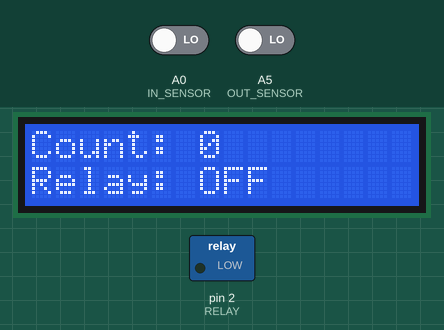
A sketch run on a simulated Arduino Uno, built with avr-gcc and run on an emulated ATmega328P. On the bench: 16×2 character LCD, switched loads named in the sketch (green lamp = pin HIGH). The test bench sets the inputs (shaded band); at power-on: A0 (IN_SENSOR) LOW, A5 (OUT_SENSOR) LOW.

Above: at 3.2 s.
3.3 s: A0 (IN_SENSOR) driven HIGH
At 3.47 s:
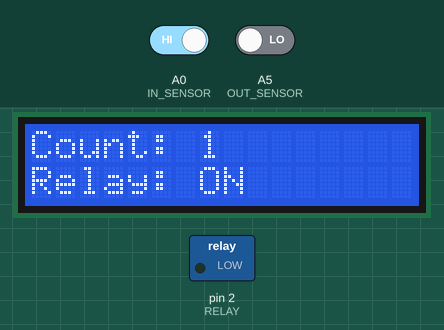
At 4.7 s:
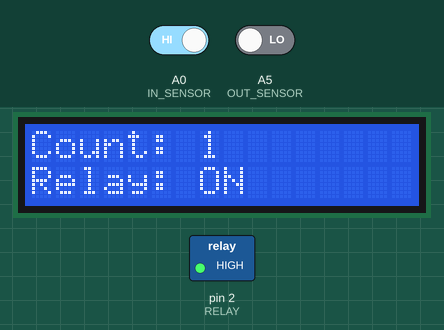
5.1 s: A5 (OUT_SENSOR) driven HIGH
At 5.28 s:
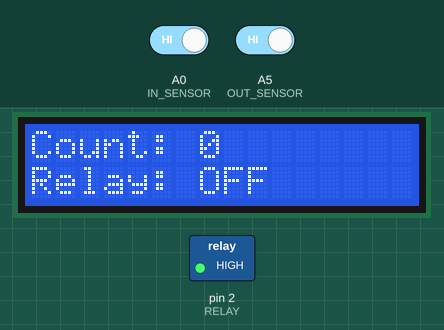
Timing chart, 0 to 8.1 s (numbered marks = the images above; inputs shaded):
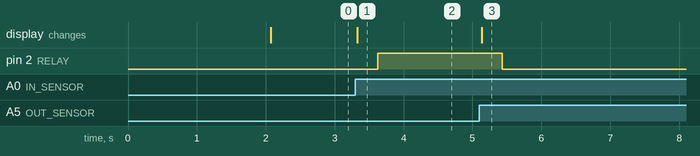

The sketch:

smart_classroom.ino
```cpp
#include <LiquidCrystal.h>

// ---------------- LCD CONNECTIONS ----------------
// RS, E, D4, D5, D6, D7
LiquidCrystal lcd(13, 12, 11, 10, 9, 8);

// ---------------- SENSOR CONNECTIONS ----------------
#define IN_SENSOR  A0
#define OUT_SENSOR A5

// ---------------- RELAY CONNECTION ----------------
#define RELAY 2

// ---------------- VARIABLES ----------------
int count = 0;

int lastInState = LOW;
int lastOutState = LOW;


// ==================================================
// DISPLAY FUNCTION
// ==================================================

void updateDisplay()
{
  lcd.clear();

  lcd.setCursor(0, 0);
  lcd.print("Count: ");
  lcd.print(count);

  lcd.setCursor(0, 1);

  if (count > 0)
  {
    lcd.print("Relay: ON");
  }
  else
  {
    lcd.print("Relay: OFF");
  }
}


// ==================================================
// SETUP
// ==================================================

void setup()
{
  lcd.begin(16, 2);

  pinMode(IN_SENSOR, INPUT);
  pinMode(OUT_SENSOR, INPUT);

  pinMode(RELAY, OUTPUT);

  // Start with relay OFF
  digitalWrite(RELAY, LOW);

  // Startup message
  lcd.setCursor(0, 0);
  lcd.print("Smart Classroom");

  lcd.setCursor(0, 1);
  lcd.print("Occupancy System");

  delay(2000);

  updateDisplay();
}


// ==================================================
// MAIN LOOP
// ==================================================

void loop()
{
  int inState = digitalRead(IN_SENSOR);
  int outState = digitalRead(OUT_SENSOR);


  // ----------------------------------------------
  // PERSON ENTERING
  // ----------------------------------------------

  if (inState == HIGH && lastInState == LOW)
  {
    count++;

    updateDisplay();

    delay(300);
  }


  // ----------------------------------------------
  // PERSON LEAVING
  // ----------------------------------------------

  if (outState == HIGH && lastOutState == LOW)
  {
    // Prevent negative count
    if (count > 0)
    {
      count--;

      updateDisplay();
    }

    delay(300);
  }


  // Store previous sensor states
  lastInState = inState;
  lastOutState = outState;


  // ----------------------------------------------
  // AUTOMATIC LIGHT CONTROL
  // ----------------------------------------------

  if (count > 0)
  {
    digitalWrite(RELAY, HIGH);
  }
  else
  {
    digitalWrite(RELAY, LOW);
  }


  delay(50);
}
```

Measured:
- after the input at 3.3 s, pin 2 (RELAY): LOW → HIGH after 0.33 s; the display: changes at once (image 1)
- after the input at 5.1 s, pin 2 (RELAY): HIGH → LOW after 0.33 s; the display: changes at once (image 3)
